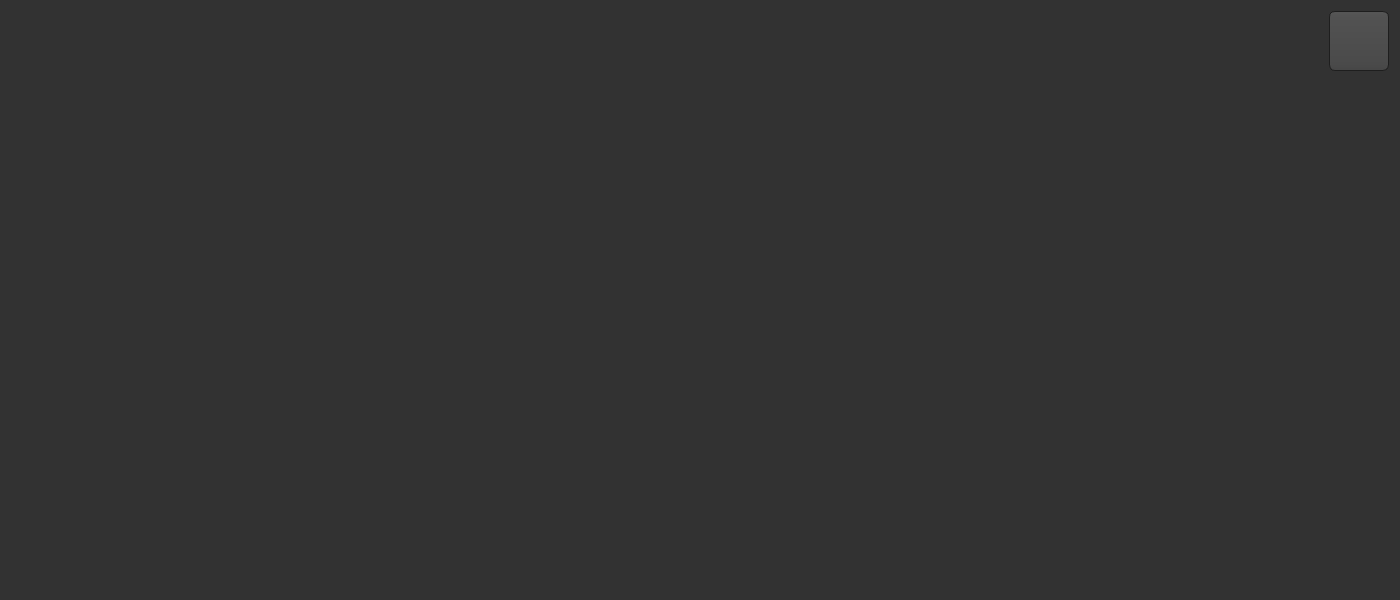
<?xml version="1.0" encoding="UTF-8"?>
<ui version="4.0">
 <class>windowFFR3D</class>
 <widget class="QDialog" name="windowFFR3D">
  <property name="geometry">
   <rect>
    <x>0</x>
    <y>0</y>
    <width>1400</width>
    <height>600</height>
   </rect>
  </property>
  <property name="minimumSize">
   <size>
    <width>1400</width>
    <height>600</height>
   </size>
  </property>
  <property name="maximumSize">
   <size>
    <width>1400</width>
    <height>600</height>
   </size>
  </property>
  <property name="windowTitle">
   <string>Dialog</string>
  </property>
  <property name="styleSheet">
   <string notr="true">QToolTip
{
     border: 1px solid black;
     background-color: #ffa02f;
     padding: 1px;
     border-radius: 3px;
     opacity: 100;
}

QWidget
{
    color: #b1b1b1;
    background-color: #323232;
}

QWidget:item:hover
{
    background-color: QLinearGradient( x1: 0, y1: 0, x2: 0, y2: 1, stop: 0 #ffa02f, stop: 1 #ca0619);
    color: #000000;
}

QWidget:item:selected
{
    background-color: QLinearGradient( x1: 0, y1: 0, x2: 0, y2: 1, stop: 0 #ffa02f, stop: 1 #d7801a);
}

QMenuBar::item
{
    background: transparent;
}

QMenuBar::item:selected
{
    background: transparent;
    border: 1px solid #ffaa00;
}

QMenuBar::item:pressed
{
    background: #444;
    border: 1px solid #000;
    background-color: QLinearGradient(
        x1:0, y1:0,
        x2:0, y2:1,
        stop:1 #212121,
        stop:0.4 #343434/*,
        stop:0.2 #343434,
        stop:0.1 #ffaa00*/
    );
    margin-bottom:-1px;
    padding-bottom:1px;
}

QMenu
{
    border: 1px solid #000;
}

QMenu::item
{
    padding: 2px 20px 2px 20px;
}

QMenu::item:selected
{
    color: #000000;
}

QWidget:disabled
{
    color: #404040;
    background-color: #323232;
}

QAbstractItemView
{
    background-color: QLinearGradient( x1: 0, y1: 0, x2: 0, y2: 1, stop: 0 #4d4d4d, stop: 0.1 #646464, stop: 1 #5d5d5d);
}

QWidget:focus
{
    /*border: 2px solid QLinearGradient( x1: 0, y1: 0, x2: 0, y2: 1, stop: 0 #ffa02f, stop: 1 #d7801a);*/
}

QLineEdit
{
    background-color: QLinearGradient( x1: 0, y1: 0, x2: 0, y2: 1, stop: 0 #4d4d4d, stop: 0 #646464, stop: 1 #5d5d5d);
    padding: 1px;
    border-style: solid;
    border: 1px solid #1e1e1e;
    border-radius: 5;
}

QPushButton
{
    color: #b1b1b1;
    background-color: QLinearGradient( x1: 0, y1: 0, x2: 0, y2: 1, stop: 0 #565656, stop: 0.1 #525252, stop: 0.5 #4e4e4e, stop: 0.9 #4a4a4a, stop: 1 #464646);
    border-width: 1px;
    border-color: #1e1e1e;
    border-style: solid;
    border-radius: 6;
    padding: 3px;
    font-size: 12px;
    padding-left: 5px;
    padding-right: 5px;
}

QPushButton:pressed
{
    background-color: QLinearGradient( x1: 0, y1: 0, x2: 0, y2: 1, stop: 0 #2d2d2d, stop: 0.1 #2b2b2b, stop: 0.5 #292929, stop: 0.9 #282828, stop: 1 #252525);
}

QComboBox
{
    selection-background-color: #ffaa00;
    background-color: QLinearGradient( x1: 0, y1: 0, x2: 0, y2: 1, stop: 0 #565656, stop: 0.1 #525252, stop: 0.5 #4e4e4e, stop: 0.9 #4a4a4a, stop: 1 #464646);
    border-style: solid;
    border: 1px solid #1e1e1e;
    border-radius: 5;
}

QComboBox:hover,QPushButton:hover
{
    border: 2px solid QLinearGradient( x1: 0, y1: 0, x2: 0, y2: 1, stop: 0 #ffa02f, stop: 1 #d7801a);
}


QComboBox:on
{
    padding-top: 3px;
    padding-left: 4px;
    background-color: QLinearGradient( x1: 0, y1: 0, x2: 0, y2: 1, stop: 0 #2d2d2d, stop: 0.1 #2b2b2b, stop: 0.5 #292929, stop: 0.9 #282828, stop: 1 #252525);
    selection-background-color: #ffaa00;
}

QComboBox QAbstractItemView
{
    border: 2px solid darkgray;
    selection-background-color: QLinearGradient( x1: 0, y1: 0, x2: 0, y2: 1, stop: 0 #ffa02f, stop: 1 #d7801a);
}

QComboBox::drop-down
{
     subcontrol-origin: padding;
     subcontrol-position: top right;
     width: 15px;

     border-left-width: 0px;
     border-left-color: darkgray;
     border-left-style: solid; /* just a single line */
     border-top-right-radius: 3px; /* same radius as the QComboBox */
     border-bottom-right-radius: 3px;
 }

QComboBox::down-arrow
{
     image: url(:/down_arrow.png);
}

QGroupBox:focus
{
border: 2px solid QLinearGradient( x1: 0, y1: 0, x2: 0, y2: 1, stop: 0 #ffa02f, stop: 1 #d7801a);
}

QTextEdit:focus
{
    border: 2px solid QLinearGradient( x1: 0, y1: 0, x2: 0, y2: 1, stop: 0 #ffa02f, stop: 1 #d7801a);
}

QScrollBar:horizontal {
     border: 1px solid #222222;
     background: QLinearGradient( x1: 0, y1: 0, x2: 0, y2: 1, stop: 0.0 #121212, stop: 0.2 #282828, stop: 1 #484848);
     height: 7px;
     margin: 0px 16px 0 16px;
}

QScrollBar::handle:horizontal
{
      background: QLinearGradient( x1: 0, y1: 0, x2: 1, y2: 0, stop: 0 #ffa02f, stop: 0.5 #d7801a, stop: 1 #ffa02f);
      min-height: 20px;
      border-radius: 2px;
}

QScrollBar::add-line:horizontal {
      border: 1px solid #1b1b19;
      border-radius: 2px;
      background: QLinearGradient( x1: 0, y1: 0, x2: 1, y2: 0, stop: 0 #ffa02f, stop: 1 #d7801a);
      width: 14px;
      subcontrol-position: right;
      subcontrol-origin: margin;
}

QScrollBar::sub-line:horizontal {
      border: 1px solid #1b1b19;
      border-radius: 2px;
      background: QLinearGradient( x1: 0, y1: 0, x2: 1, y2: 0, stop: 0 #ffa02f, stop: 1 #d7801a);
      width: 14px;
     subcontrol-position: left;
     subcontrol-origin: margin;
}

QScrollBar::right-arrow:horizontal, QScrollBar::left-arrow:horizontal
{
      border: 1px solid black;
      width: 1px;
      height: 1px;
      background: white;
}

QScrollBar::add-page:horizontal, QScrollBar::sub-page:horizontal
{
      background: none;
}

QScrollBar:vertical
{
      background: QLinearGradient( x1: 0, y1: 0, x2: 1, y2: 0, stop: 0.0 #121212, stop: 0.2 #282828, stop: 1 #484848);
      width: 7px;
      margin: 16px 0 16px 0;
      border: 1px solid #222222;
}

QScrollBar::handle:vertical
{
      background: QLinearGradient( x1: 0, y1: 0, x2: 0, y2: 1, stop: 0 #ffa02f, stop: 0.5 #d7801a, stop: 1 #ffa02f);
      min-height: 20px;
      border-radius: 2px;
}

QScrollBar::add-line:vertical
{
      border: 1px solid #1b1b19;
      border-radius: 2px;
      background: QLinearGradient( x1: 0, y1: 0, x2: 0, y2: 1, stop: 0 #ffa02f, stop: 1 #d7801a);
      height: 14px;
      subcontrol-position: bottom;
      subcontrol-origin: margin;
}

QScrollBar::sub-line:vertical
{
      border: 1px solid #1b1b19;
      border-radius: 2px;
      background: QLinearGradient( x1: 0, y1: 0, x2: 0, y2: 1, stop: 0 #d7801a, stop: 1 #ffa02f);
      height: 14px;
      subcontrol-position: top;
      subcontrol-origin: margin;
}

QScrollBar::up-arrow:vertical, QScrollBar::down-arrow:vertical
{
      border: 1px solid black;
      width: 1px;
      height: 1px;
      background: white;
}


QScrollBar::add-page:vertical, QScrollBar::sub-page:vertical
{
      background: none;
}

QTextEdit
{
    background-color: #242424;
}

QPlainTextEdit
{
    background-color: #242424;
}

QHeaderView::section
{
    background-color: QLinearGradient(x1:0, y1:0, x2:0, y2:1, stop:0 #616161, stop: 0.5 #505050, stop: 0.6 #434343, stop:1 #656565);
    color: white;
    padding-left: 4px;
    border: 1px solid #6c6c6c;
}

QCheckBox:disabled
{
color: #414141;
}

QDockWidget::title
{
    text-align: center;
    spacing: 3px; /* spacing between items in the tool bar */
    background-color: QLinearGradient(x1:0, y1:0, x2:0, y2:1, stop:0 #323232, stop: 0.5 #242424, stop:1 #323232);
}

QDockWidget::close-button, QDockWidget::float-button
{
    text-align: center;
    spacing: 1px; /* spacing between items in the tool bar */
    background-color: QLinearGradient(x1:0, y1:0, x2:0, y2:1, stop:0 #323232, stop: 0.5 #242424, stop:1 #323232);
}

QDockWidget::close-button:hover, QDockWidget::float-button:hover
{
    background: #242424;
}

QDockWidget::close-button:pressed, QDockWidget::float-button:pressed
{
    padding: 1px -1px -1px 1px;
}

QMainWindow::separator
{
    background-color: QLinearGradient(x1:0, y1:0, x2:0, y2:1, stop:0 #161616, stop: 0.5 #151515, stop: 0.6 #212121, stop:1 #343434);
    color: white;
    padding-left: 4px;
    border: 1px solid #4c4c4c;
    spacing: 3px; /* spacing between items in the tool bar */
}

QMainWindow::separator:hover
{

    background-color: QLinearGradient(x1:0, y1:0, x2:0, y2:1, stop:0 #d7801a, stop:0.5 #b56c17 stop:1 #ffa02f);
    color: white;
    padding-left: 4px;
    border: 1px solid #6c6c6c;
    spacing: 3px; /* spacing between items in the tool bar */
}

QToolBar::handle
{
     spacing: 3px; /* spacing between items in the tool bar */
     background: url(:/images/handle.png);
}

QMenu::separator
{
    height: 2px;
    background-color: QLinearGradient(x1:0, y1:0, x2:0, y2:1, stop:0 #161616, stop: 0.5 #151515, stop: 0.6 #212121, stop:1 #343434);
    color: white;
    padding-left: 4px;
    margin-left: 10px;
    margin-right: 5px;
}

QProgressBar
{
    border: 2px solid grey;
    border-radius: 5px;
    text-align: center;
}

QProgressBar::chunk
{
    background-color: #d7801a;
    width: 2.15px;
    margin: 0.5px;
}

QTabBar::tab {
    color: #b1b1b1;
    border: 1px solid #444;
    border-bottom-style: none;
    background-color: #323232;
    padding-left: 10px;
    padding-right: 10px;
    padding-top: 3px;
    padding-bottom: 2px;
    margin-right: -1px;
}

QTabWidget::pane {
    border: 1px solid #444;
    top: 1px;
}

QTabBar::tab:last
{
    margin-right: 0; /* the last selected tab has nothing to overlap with on the right */
    border-top-right-radius: 3px;
}

QTabBar::tab:first:!selected
{
 margin-left: 0px; /* the last selected tab has nothing to overlap with on the right */


    border-top-left-radius: 3px;
}

QTabBar::tab:!selected
{
    color: #b1b1b1;
    border-bottom-style: solid;
    margin-top: 3px;
    background-color: QLinearGradient(x1:0, y1:0, x2:0, y2:1, stop:1 #212121, stop:.4 #343434);
}

QTabBar::tab:selected
{
    border-top-left-radius: 3px;
    border-top-right-radius: 3px;
    margin-bottom: 0px;
}

QTabBar::tab:!selected:hover
{
    /*border-top: 2px solid #ffaa00;
    padding-bottom: 3px;*/
    border-top-left-radius: 3px;
    border-top-right-radius: 3px;
    background-color: QLinearGradient(x1:0, y1:0, x2:0, y2:1, stop:1 #212121, stop:0.4 #343434, stop:0.2 #343434, stop:0.1 #ffaa00);
}

QRadioButton::indicator:checked, QRadioButton::indicator:unchecked{
    color: #b1b1b1;
    background-color: #323232;
    border: 1px solid #b1b1b1;
    border-radius: 6px;
}

QRadioButton::indicator:checked
{
    background-color: qradialgradient(
        cx: 0.5, cy: 0.5,
        fx: 0.5, fy: 0.5,
        radius: 1.0,
        stop: 0.25 #ffaa00,
        stop: 0.3 #323232
    );
}

QCheckBox::indicator{
    color: #b1b1b1;
    background-color: #323232;
    border: 1px solid #b1b1b1;
    width: 9px;
    height: 9px;
}

QRadioButton::indicator
{
    border-radius: 6px;
}

QRadioButton::indicator:hover, QCheckBox::indicator:hover
{
    border: 1px solid #ffaa00;
}

QCheckBox::indicator:checked
{
    image:url(:/images/checkbox.png);
}

QCheckBox::indicator:disabled, QRadioButton::indicator:disabled
{
    border: 1px solid #444;
}</string>
  </property>
  <layout class="QGridLayout" name="gridLayout">
   <property name="sizeConstraint">
    <enum>QLayout::SetDefaultConstraint</enum>
   </property>
   <item row="0" column="0">
    <layout class="QHBoxLayout" name="horizontalLayout_7">
     <item>
      <spacer name="horizontalSpacer_3">
       <property name="orientation">
        <enum>Qt::Horizontal</enum>
       </property>
       <property name="sizeType">
        <enum>QSizePolicy::Expanding</enum>
       </property>
       <property name="sizeHint" stdset="0">
        <size>
         <width>40</width>
         <height>20</height>
        </size>
       </property>
      </spacer>
     </item>
     <item>
      <widget class="QPushButton" name="uiPushButtonSave">
       <property name="minimumSize">
        <size>
         <width>60</width>
         <height>60</height>
        </size>
       </property>
       <property name="maximumSize">
        <size>
         <width>60</width>
         <height>60</height>
        </size>
       </property>
       <property name="text">
        <string/>
       </property>
      </widget>
     </item>
    </layout>
   </item>
   <item row="1" column="0">
    <widget class="QSplitter" name="uiTableSplitter">
     <property name="lineWidth">
      <number>3</number>
     </property>
     <property name="orientation">
      <enum>Qt::Vertical</enum>
     </property>
     <widget class="QWidget" name="gridLayoutWidget_3">
      <layout class="QGridLayout" name="uiGridView1">
       <property name="sizeConstraint">
        <enum>QLayout::SetDefaultConstraint</enum>
       </property>
      </layout>
     </widget>
    </widget>
   </item>
  </layout>
 </widget>
 <resources/>
 <connections/>
</ui>
